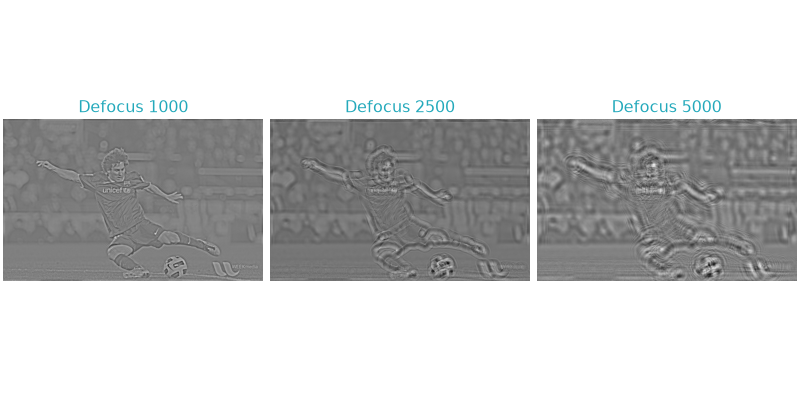

Source code (Python):
import copy
import numpy as np
import matplotlib.pyplot as plt

from tme import Density
from tme.filters import CTFReconstructed

target = Density.from_file("../../_static/examples/preprocessing_target.png")

ctf = CTFReconstructed(
    sampling_rate=target.sampling_rate[0],
    acceleration_voltage=200 * 1e3,
    defocus_x=[1000],
    spherical_aberration=2.7e7,
    amplitude_contrast=0.08,
    flip_phase=False,
)

fig, axs = plt.subplots(nrows=1, ncols=3, figsize=(10, 5), constrained_layout=True)
for ax in axs.flat:
    ax.axis("off")

ctf_mask = ctf(shape=target.shape, return_real_fourier=True)["data"]
target_filtered = np.fft.irfftn(np.fft.rfftn(target.data) * ctf_mask)
axs[0].imshow(target_filtered, cmap="gray")
axs[0].set_title("Defocus 1000", color="#24a9bb")

ctf.defocus_x[0] = 2500
ctf_mask = ctf(shape=target.shape, return_real_fourier=True)["data"]
target_filtered = np.fft.irfftn(np.fft.rfftn(target.data) * ctf_mask)
axs[1].imshow(target_filtered, cmap="gray")
axs[1].set_title("Defocus 2500", color="#24a9bb")

ctf.defocus_x[0] = 5000
ctf_mask = ctf(shape=target.shape, return_real_fourier=True)["data"]
target_filtered = np.fft.irfftn(np.fft.rfftn(target.data) * ctf_mask)
axs[2].imshow(target_filtered, cmap="gray")
axs[2].set_title("Defocus 5000", color="#24a9bb")
plt.show()
